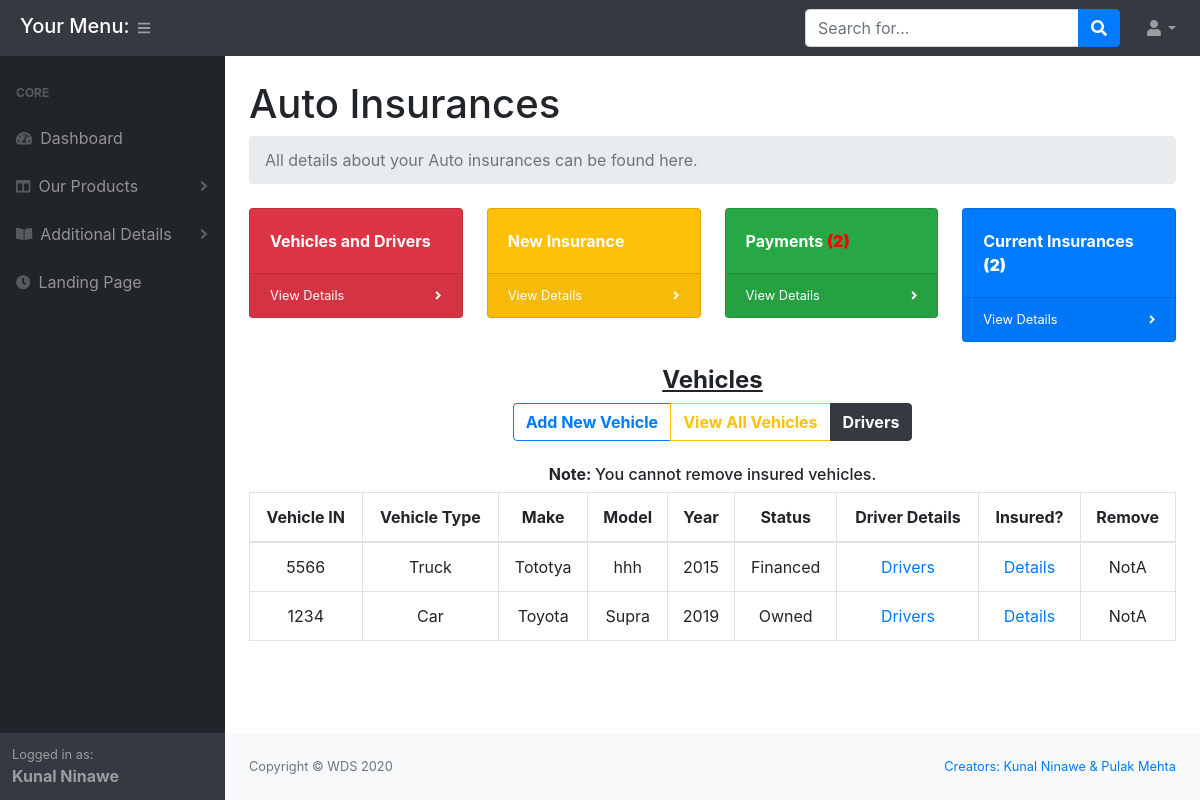
The app's page /customer/vehicles.php (signed in) with its own data.
### tables this page shows
CREATE TABLE IF NOT EXISTS `cust_details` (
  `cust_id` int(11) NOT NULL AUTO_INCREMENT,
  `email` varchar(50) NOT NULL,
  `first_name` varchar(30) NOT NULL,
  `middle_name` varchar(30) DEFAULT NULL,
  `last_name` varchar(30) NOT NULL,
  `password` varchar(100) NOT NULL,
  `address` varchar(150) DEFAULT NULL,
  `gender` varchar(1) DEFAULT 'M',
  `marital_status` varchar(1) NOT NULL DEFAULT 'S',
  `cust_type` varchar(1) DEFAULT NULL,
  PRIMARY KEY (`cust_id`)
);

CREATE TABLE IF NOT EXISTS `vehicles` (
  `vin` varchar(15) NOT NULL,
  `cust_id` int(11) NOT NULL,
  `ainsid` int(11) NOT NULL DEFAULT '0',
  `vehicle_type` varchar(30) NOT NULL DEFAULT 'CAR' COMMENT 'Car, Truck, Bike',
  `make` varchar(30) NOT NULL COMMENT 'Name of the company',
  `model` varchar(30) NOT NULL COMMENT 'Model of the vehicle',
  `year` int(4) NOT NULL,
  `status` varchar(1) NOT NULL DEFAULT 'O' COMMENT 'L, F, O possible options',
  PRIMARY KEY (`vin`)
);

### customer/functions.php (called while the page is built, shortened)
<?php
	function showCustDetails($email){
		global $conn;
		$email = mysqli_real_escape_string($conn, $email);
		$sql = "SELECT * FROM cust_details WHERE email='$email'";
		$result = mysqli_query($conn,$sql);
		$array = mysqli_fetch_array($result);
	    if(isset($array)){
	    	return $array;
	    }
	    else{
	    	return 0;
	    }
	}
	function showVehicleDetails($email){
		global $conn;
		$sql = "SELECT * from vehicles where cust_id=(select cust_id from cust_details where email='$email')";
		$res = mysqli_query($conn,$sql);
		$num_rows = mysqli_num_rows($res);
	    if($num_rows>0){
	    	return $res;
	    }
	    else{
	    	return false;
	    }
	}
	function getDriverCountForVehicle($vin){
		global $conn;
		$sql = "SELECT * FROM drivers WHERE vin='$vin'";
		$query = mysqli_query($conn, $sql);
		$rows = mysqli_num_rows($query);
		if($rows>0){
			return $rows;
		}
		else{
			return 0;
		}
	}
	function getFormattedStatus($status){
		if($status=='O'){
			$status = 'Owned';
		}
		else if($status=='L'){
			$status = 'Leased';
		}
		else{
			$status = 'Financed';
		}
		return $status;
	}

### customer/vehicles.php (the view, shortened to what this page needs)
<?php
require_once 'functions.php';
?>
<!DOCTYPE html>
<html>
<head>
</head>
<body class="sb-nav-fixed" onload="toggleViewAllVehicles()">
    <?php
    require_once 'header.php';
    ?>
    <div id="layoutSidenav_content">
        <?php
        require_once 'auto_ins_header.php';
        ?>
        <center>
            <h4 style="text-decoration: underline;"><b>Vehicles</b></h4>
        </center>
        <div class="main_content">
            <center>
                <div class="btn-group" role="group" aria-label="Basic example">
                    <button type="button" class="btn btn-outline-primary" onclick="toggleAddNewVehicles()"><b>Add New Vehicle</b></button>
                    <button type="button" class="btn btn-outline-warning" onclick="toggleViewAllVehicles()"><b>View All Vehicles</b></button>
                    <a href="drivers.php" class="btn btn-dark"><b style="color:white;">Drivers</b></a>
                </div>
            </center>
            <br>
            <?php
            $res = showVehicleDetails($_SESSION['email']);
            ?>
            <div class="viewAllVehicles" id="viewAllVehicles" style="display:none;">
                <div class="table-responsive">
                    <h6>
                        <center><b>Note: </b>You cannot remove insured vehicles.</center>
                    </h6>
                    <table class="table table-bordered table-hover text-center">
                        <thead class="thead-active">
                            <tr>
                                <th>Vehicle IN</th>
                                <th>Vehicle Type</th>
                                <th>Make</th>
                                <th>Model</th>
                                <th>Year</th>
                                <th>Status</th>
                                <th>Driver Details</th>
                                <th>Insured?</th>
                                <th>Remove</th>
                            </tr>
                        </thead>
                        <tbody>
                            <?php
                            $res = showVehicleDetails($_SESSION['email']);
                            if ($res != false) {
                                while ($row = mysqli_fetch_array($res)) {
                                    $driverCount = getDriverCountForVehicle($row['vin']);
                                    $row['status'] = getFormattedStatus($row['status']);
                                    echo "
                                        <tr>
                                            <td>" . $row['vin'] . "</td>
                                            <td>" . $row['vehicle_type'] . "</td>
                                            <td>" . $row['make'] . "</td>
                                            <td>" . $row['model'] . "</td>
                                            <td>" . $row['year'] . "</td>
                                            <td>" . $row['status'] . "</td>
                                            ";
                                    if ($driverCount != 0) {
                                        echo "<td><a href='#' data-toggle='modal' data-target='#showDrivers" . $row['vin'] . "'>Drivers</a></td>";
                                    } else {
                                        echo "<td>No</td>";
                                    }
                                    if ($row['ainsid'] != '0' || $row['ainsid'] != 0) {
                                        echo
                                            "<td><a href='#' data-toggle='modal' data-target='#insDetails" . $row['ainsid'] . "'>Details</td>
                                            <td>NotA</td>
                                            ";
                                    } else {
                                        echo "
                                                <td>No</td>
                                                <td><a href='#' data-toggle='modal' data-target='#removeVehicle" . $row['vin'] . "'><i style='color:red;' class='fas fa-trash mr-1'></i></a></td>
                                            ";
                                    }
                                    echo
                                        "</tr>";
                                }
                            } else {
                                echo "<tr><td colspan='9'>No Vehicles found.<br> Try Adding some from 'Add New Vehicles' Portal.</td></tr>";
                            }
                            ?>
                        </tbody>
                    </table>
                </div>
            </div>
        </div>
        </main>
        <?php
        require_once 'footer.php';
        ?>
    </div>
</body>
</html>

### customer/header.php (shortened to what this page needs)
<?php
require_once 'functions.php';
 ?>
<!DOCTYPE html>
<html>
<head>
    <link href="css/styles.css" rel="stylesheet" />
    <link href="https://cdn.datatables.net/1.10.20/css/dataTables.bootstrap4.min.css" rel="stylesheet" />
</head>
<body class="sb-nav-fixed">
	<nav class="sb-topnav navbar navbar-expand navbar-dark bg-dark">
            <h5 style="color:white;margin-left: 20px;margin-top: 3px;">Your Menu:</h5>
            <button class="btn btn-link btn-sm order-1 order-lg-0" id="sidebarToggle" href="#"><i class="fas fa-bars"></i></button>
            <form class="d-none d-md-inline-block form-inline ml-auto mr-0 mr-md-3 my-2 my-md-0">
                <div class="input-group">
                    <input class="form-control" type="text" placeholder="Search for..." aria-label="Search" aria-describedby="basic-addon2" />
                    <div class="input-group-append">
                        <button class="btn btn-primary" type="button"><i class="fas fa-search"></i></button>
                    </div>
                </div>
            </form>
            <ul class="navbar-nav ml-auto ml-md-0">
                <li class="nav-item dropdown">
                    <a class="nav-link dropdown-toggle" id="userDropdown" href="#" role="button" data-toggle="dropdown" aria-haspopup="true" aria-expanded="false"><i class="fas fa-user fa-fw"></i></a>
                </li>
            </ul>
        </nav>
        <div id="layoutSidenav">
            <div id="layoutSidenav_nav">
                <nav class="sb-sidenav accordion sb-sidenav-dark" id="sidenavAccordion">
                    <div class="sb-sidenav-menu">
                        <div class="nav">
                            <div class="sb-sidenav-menu-heading">Core</div>
                            <a class="nav-link" href="index.php"
                                ><div class="sb-nav-link-icon"><i class="fas fa-tachometer-alt"></i></div>
                                Dashboard</a>
                            <a class="nav-link collapsed" href="#" data-toggle="collapse" data-target="#collapseLayouts" aria-expanded="false" aria-controls="collapseLayouts"
                                ><div class="sb-nav-link-icon"><i class="fas fa-columns"></i></div>
                                Our Products
                                <div class="sb-sidenav-collapse-arrow"><i class="fas fa-angle-down"></i></div
                            ></a>
                            <a class="nav-link collapsed" href="#" data-toggle="collapse" data-target="#collapsePages" aria-expanded="false" aria-controls="collapsePages"
                                ><div class="sb-nav-link-icon"><i class="fas fa-book-open"></i></div>
                                Additional Details
                                <div class="sb-sidenav-collapse-arrow"><i class="fas fa-angle-down"></i></div
                            ></a>
                            <a class="nav-link" href="../index.php">
                                <div class="sb-nav-link-icon">
                                    <i class="fas fa-clock"></i>
                                </div>
                                Landing Page
                            </a>
                        </div>
                    </div>
                    <div class="sb-sidenav-footer">
                        <div class="small">Logged in as:</div>
                        <b>
                            <?php
                                    $result = showCustDetails($_SESSION['email']);
                                    echo $result['first_name']. " " . $result['last_name'];
                             ?>
                        </b>
                    </div>
                </nav>
            </div>
</body>
</html>

### records on screen
cust_details: first_name "Kunal", last_name "Ninawe"
vehicles: vin "5566", vehicle_type "Truck", make "Tototya", model "hhh", year "2015", status "Financed"
vehicles: vin "1234", vehicle_type "Car", make "Toyota", model "Supra", year "2019", status "Owned"

### other values on screen
getAutoPaymentCount($_SESSION['email']) "2"
getAutoInsuranceCount($_SESSION['email']) "2"
